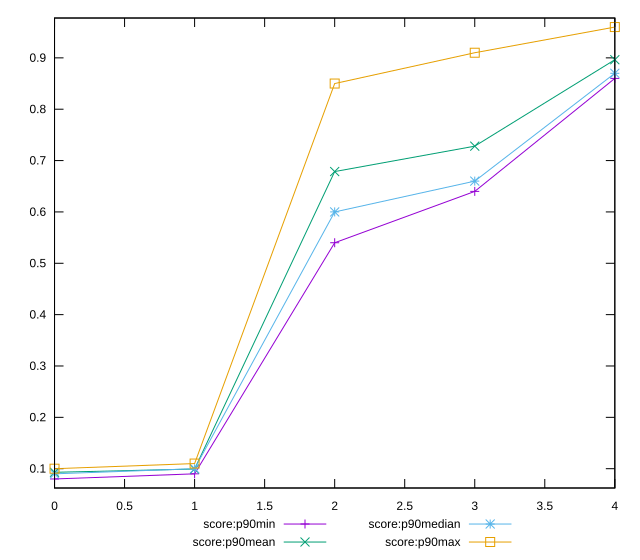

Recreate this plot in gnuplot.
reset

$scoreP90Min <<EOF
0 0.08
1 0.09
2 0.54
3 0.64
4 0.86
EOF

$scoreP90Mean <<EOF
0 0.09297872340425518
1 0.09936170212765943
2 0.6786170212765961
3 0.728085106382978
4 0.8963829787234043
EOF

$scoreP90Median <<EOF
0 0.09
1 0.1
2 0.6
3 0.66
4 0.87
EOF

$scoreP90Max <<EOF
0 0.1
1 0.11
2 0.85
3 0.91
4 0.96
EOF

set key outside below
set xrange [0:4]
set yrange [0.0624:0.9775999999999999]
set trange [0.0624:0.9775999999999999]
set terminal svg size 640, 560 enhanced background rgb 'white'
set output "report_00017_2021-02-10T15-08-03.406Z/interactive/progression/score.svg"

plot $scoreP90Min title "score:p90min" with linespoints, \
     $scoreP90Mean title "score:p90mean" with linespoints, \
     $scoreP90Median title "score:p90median" with linespoints, \
     $scoreP90Max title "score:p90max" with linespoints

reset
